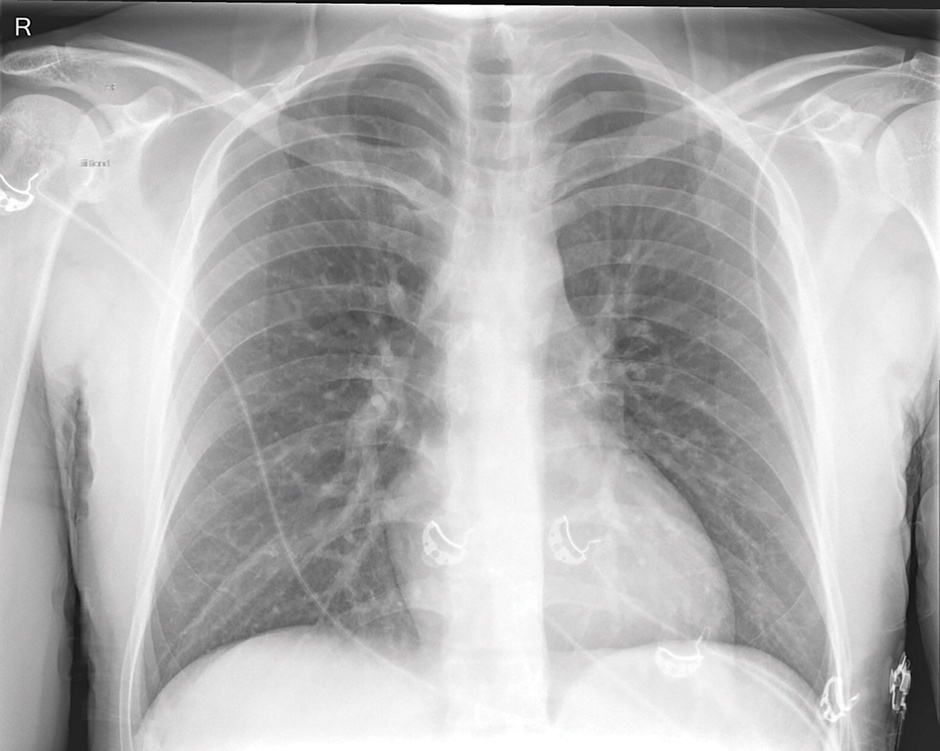
#> input picture Scripts/Images/CovidXray.jpeg, 940 x 751 px, shrunk from 1575 x 1258 before the run, found by its file name
$ python Gray-Level_Mapping.py
#> lines starting #> are read from the running program, lines starting #| are printed output that depends on the picture
'''
Filename: /home/atoriz98/PythonProjects/ImageProcessing/Scripts/Gray-LevelMapping.py
Path: /home/atoriz98/PythonProjects/ImageProcessing/Scripts
Created Date: Wednesday, February 10th 2021, 10:27:52 am
Author: Athansya

Copyright (c) 2021 Your Company
Description
Gray-Level Mapping
It is a graph that shows how a pixel value in the input image (horizontal axis) maps to a pixel vaue in the output image (vertical axis).
Contrast and brightness manipulations added for clarity
- R. Paulsen, Rasmus & B. Moeslund, Thomas (2020). Introduction to Medical Image Analysis. Springer Nature Switzerland
'''

# Import packages
import numpy as np
import matplotlib.pyplot as plt
import cv2

# Load image
img = plt.imread('/home/atoriz98/PythonProjects/ImageProcessing/Scripts/Images/CovidXray.jpeg')
#> img is the input picture: shape (751, 940, 3); mean R, G, B 178, 177.8, 177.9

# Convert to numpy array for better manipulation
img = np.asarray(img)

# Convert to Grayscale
img = cv2.cvtColor(img, cv2.COLOR_BGR2GRAY)
#> img: shape (751, 940)

# Show image dimensions
print('Image dimensions are:', img.shape)
#| Image dimensions are: (751, 940)

# Show image
plt.imshow(img, cmap='gray')
plt.axis('off')
# ! DON'T USE cv2.imshow() if you're running WSL and Vscode Interactive Window, kernel dies.

# Function to show Images
def disp_img(images, titles, fig_size, rows, cols):
    """[summary]
        Allows to display multiple images along with their title. Doesn't contain axis labels and the default cmap = 'gray'.
    Args:
        images ([array]): array containing images to be shown.
        titles ([array]): array containing titles to be shown.
        fig_size ([tuple]): tuple describing figure size, as in (15,10).
        rows ([type]): number of rows of the figure.
        cols ([type]): number of colums of the figure.
    """
    fig = plt.figure(figsize = fig_size)
    for position in range(len(images)):
        fig.add_subplot(rows,cols,position+1)
        plt.imshow(images[position], cmap='gray')
        plt.axis('off')
        plt.title(titles[position])

# Brightness manipulation
# It's important to set intensities over 255 to 255, and below 0 to 0.
brighter = img.astype(int) + 100 # type must me change because uint8 only goes from 0 to 255 and starts over once it reaches the end. e.g. 255 + 10 = 10
brighter[brighter > 255] = 255 # Numpy indexing is faster than looping over and over
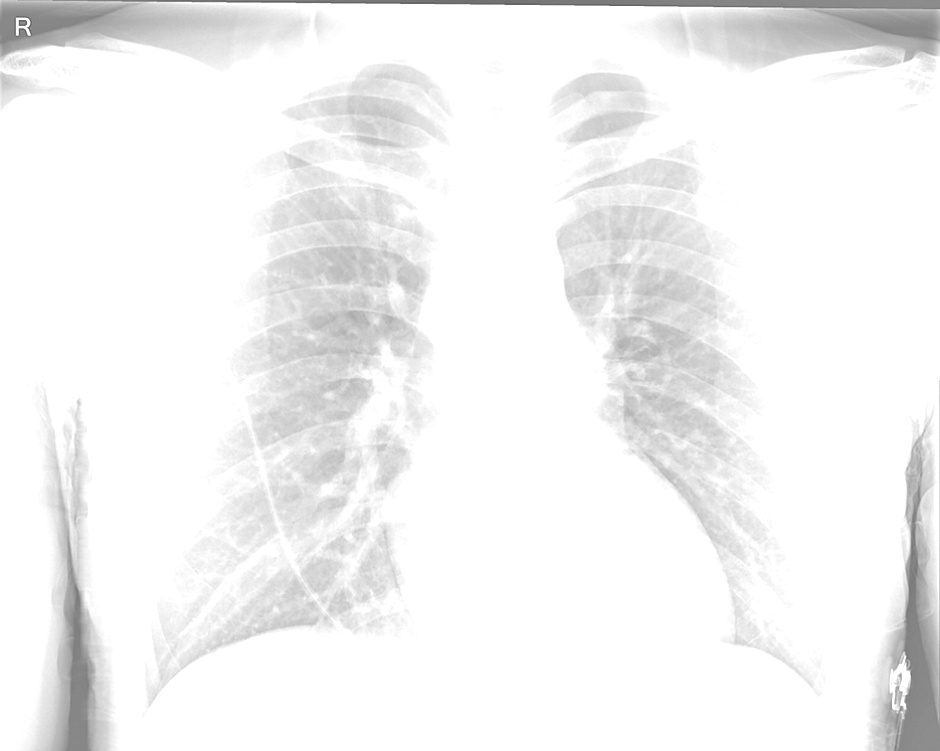
#> brighter: shape (751, 940) int64; min 100, max 255, mean 242.8

darker = img.astype(int) - 100
darker[darker < 0] = 0
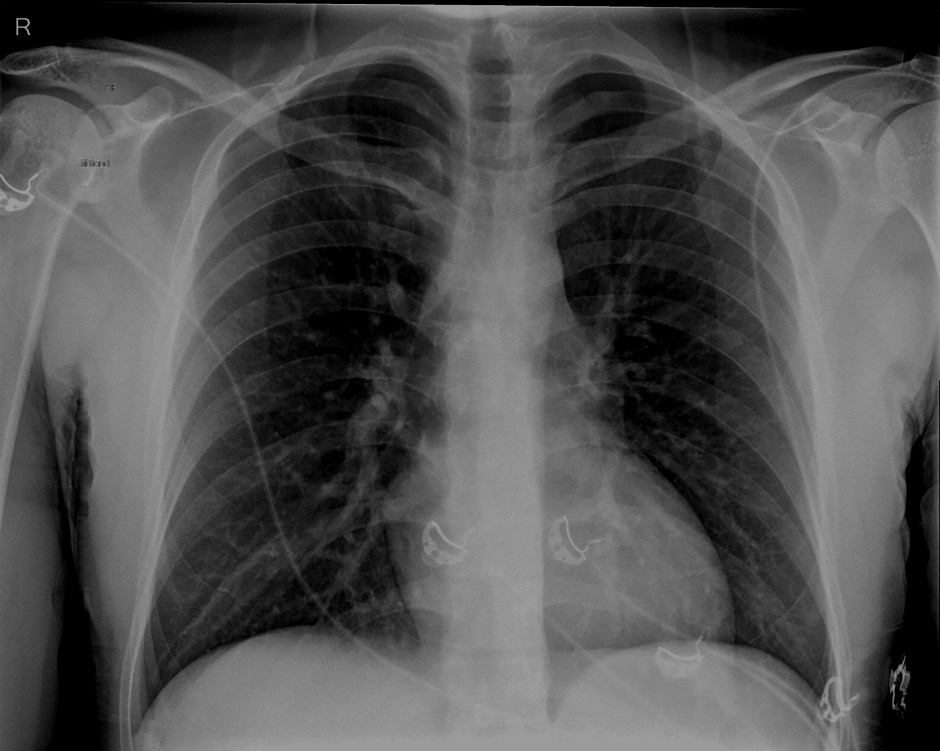
#> darker: shape (751, 940) int64; min 0, max 155, mean 79.9

disp_img([img, brighter, darker],['Original', 'Brighter', 'Darker'],(15,10),1,3)
#> the loop in disp_img, `for position in range(len(images)):` made 3 passes

# Contrast manipulation
# Same conditions apply here
h_contrast = np.dot((img.astype(int)-128), 50) + 128
h_contrast[h_contrast > 255] = 255
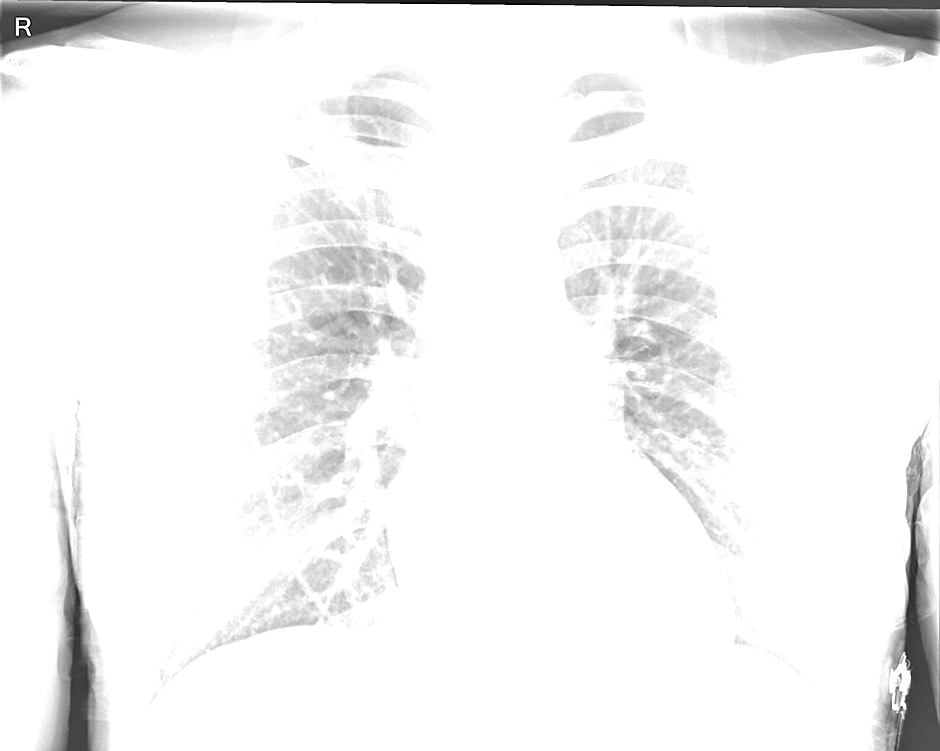
#> h_contrast: shape (751, 940) int64; min -6272, max 255, mean -21.6; drawn with min black and max white

l_contrast = np.dot((img.astype(int)-128), -50) + 128
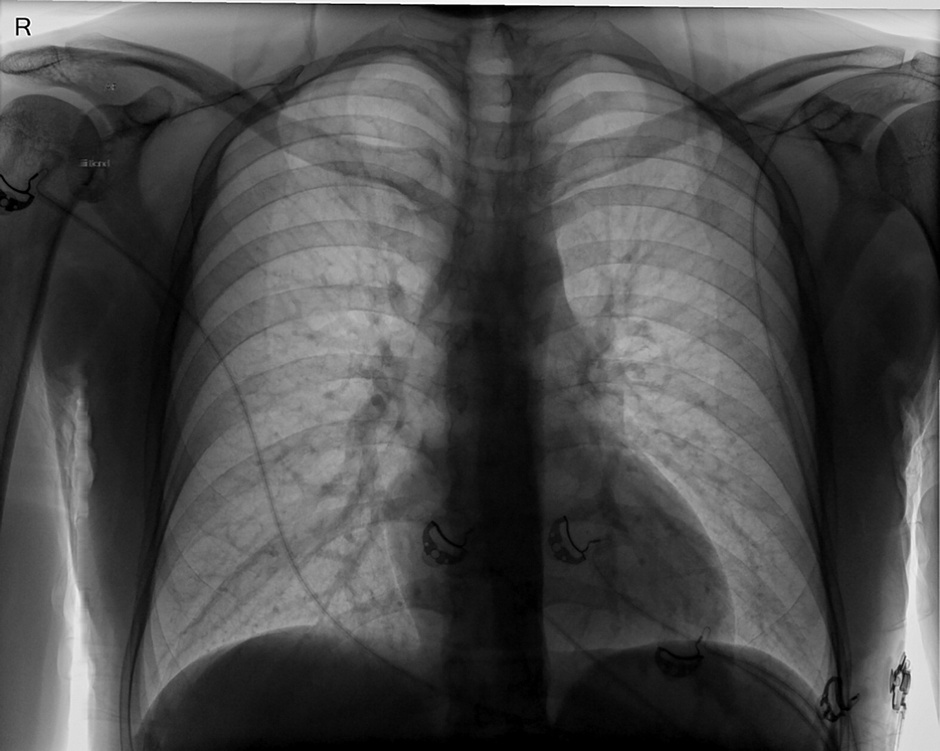
#> l_contrast: shape (751, 940) int64; min -6222, max 6528, mean -2366; drawn with min black and max white
l_contrast[l_contrast < 0] = 0
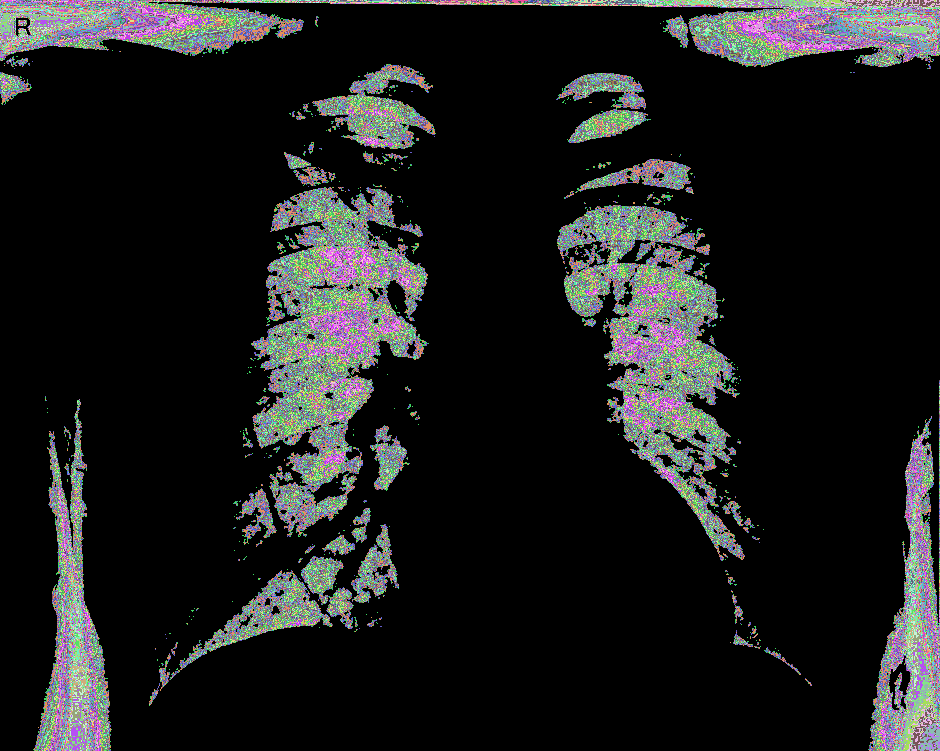
#> l_contrast: shape (751, 940) int64; 132 distinct labels, from 0 to 6528; one colour per label, 0 black

disp_img([img, h_contrast, l_contrast],['Original', 'High Contrast', 'Low Contrast'],(15,10),1,3)
#> the loop in disp_img (call 2), `for position in range(len(images)):` made 3 passes

$ run again, with Scripts/Images/BrightnessAdjustment.png saved as Scripts/Images/CovidXray.jpeg
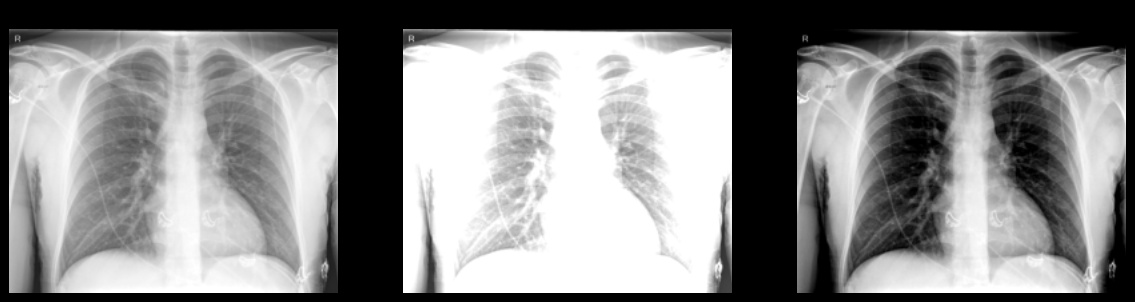
#> input picture Scripts/Images/BrightnessAdjustment.png, 1135 x 302 px, found by its file name
#> img is the input picture: shape (302, 1135, 3); min 0, max 255, mean 137.9
#> img: shape (302, 1135)
#| Image dimensions are: (302, 1135)
#> the loop in disp_img, `for position in range(len(images)):` made 3 passes
#> `h_contrast[h_contrast > 255] = 255`:
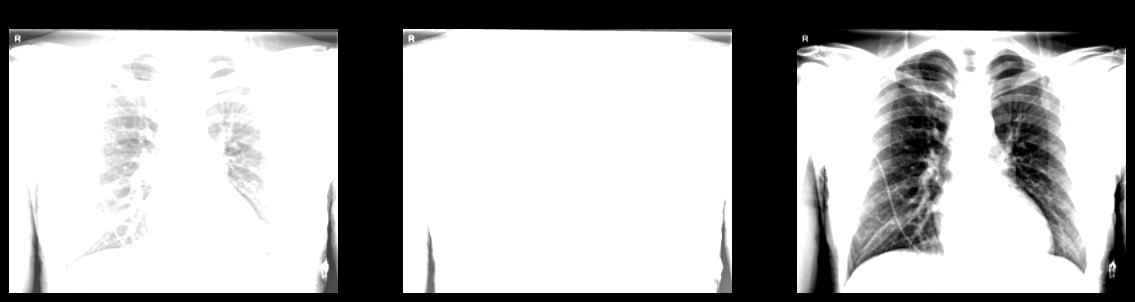
#> h_contrast: shape (302, 1135) int64; min -6272, max 255, mean -1817.1; drawn with min black and max white
#> `l_contrast[l_contrast < 0] = 0`:
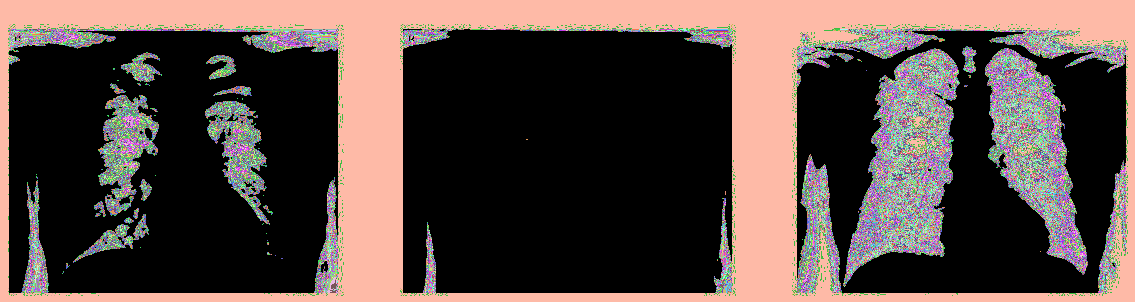
#> l_contrast: shape (302, 1135) int64; 132 distinct labels, from 0 to 6528; one colour per label, 0 black
#> the loop in disp_img (call 2), `for position in range(len(images)):` made 3 passes
